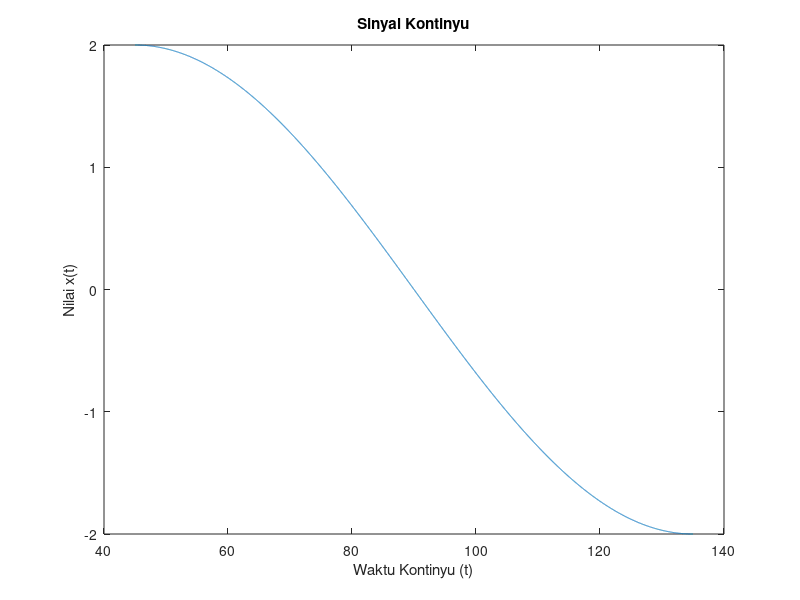

MATLAB code to generate this figure:
% Example

t=[45:0.01:135];

xt=2*sin(2*(t*pi/180));

figure (1);

plot(t, xt);
xlabel('Waktu Kontinyu (t)');
ylabel('Nilai x(t)');
title ('Sinyal Kontinyu');